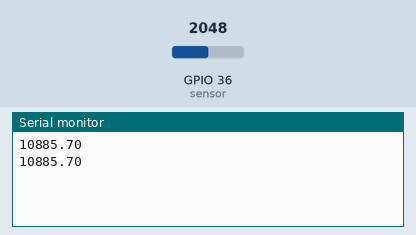
Simulated run of this sketch. Board: ESP32. Shown: the last lines printed to the serial monitor. Inputs (shaded band) come from the test bench; at power-on: GPIO 36 (sensor) = 2048.

Above: at 1.8 s.
1.9 s: GPIO 36 (sensor) set to 2866
At 2.8 s:
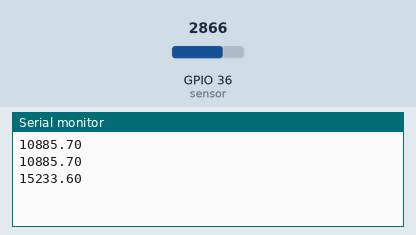
3.4 s: GPIO 36 (sensor) set to 3603
At 4.8 s:
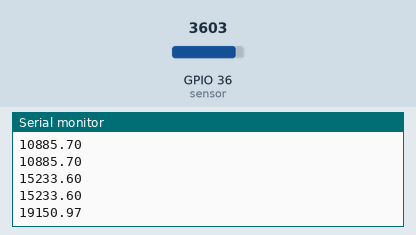
Timing chart, 0 to 6.4 s (numbered marks = the images above; inputs shaded):
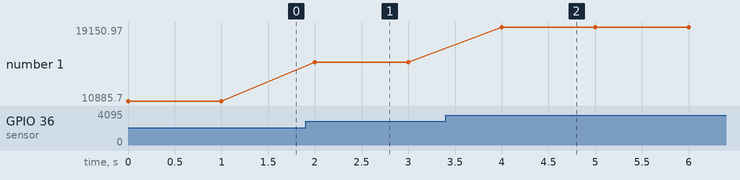

Measured:
- after the input at 1.9 s, the serial monitor: prints a new line after 0.10 s (image 1)
- after the input at 3.4 s, the serial monitor: prints a new line after 0.60 s (image 2)
- plotted number 1: 10885.7 → 15233.6 after the input at 1.9 s, 15233.6 → 19150.97 after the input at 3.4 s

The sketch:

sensorv1.ino
```cpp
// add code here

void setup() {
  // put your setup code here, to run once:
int sensor = A0;
pinMode(sensor,INPUT);
analogReference(INTERNAL1V1);
Serial.begin(9600);
}

void loop()
{
  // put your main code here, to run repeatedly:
float sensor_voltage;
float sensitivity = 0.0002021;
float solar_irradiance;
float reference_voltage = 1.1;

int analog_value = analogRead(A0);
sensor_voltage = (analog_value * reference_voltage) / 1024.0;
solar_irradiance = (sensor_voltage / sensitivity);
Serial.println(solar_irradiance);
delay(1000);
}
```
